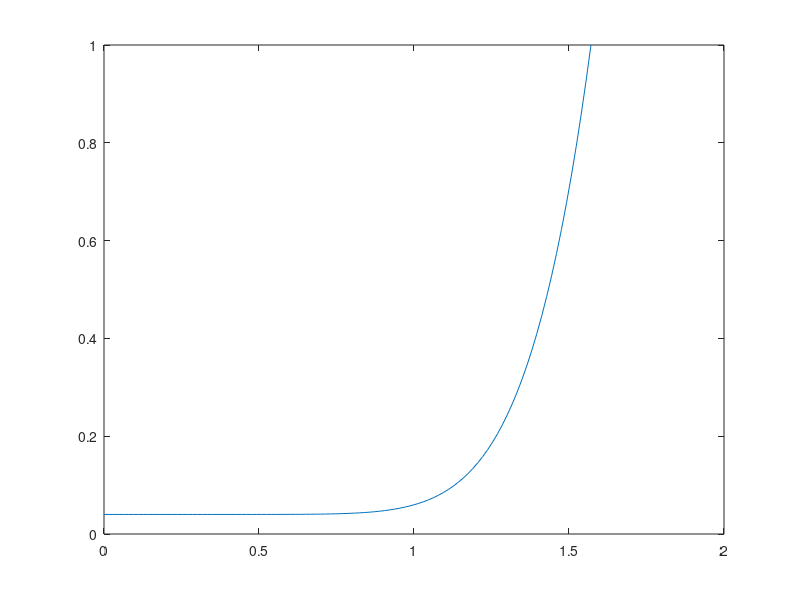

The MATLAB script that drew this image:
function [] = Shlick()
%UNTITLED Summary of this function goes here
%   Plots the curve for Schlick’s approximation of Fresnel 
%   reflectance for such a material using the reflectance value 
%   at normal incidence from 1st part as the R0 parameter.

r0 = 0.04; % Optained from Air2MatFresnel
incidenceAngles = linspace(0,pi/2,100);
approximations = schlickApprox(r0,incidenceAngles);

figure
plot(incidenceAngles,approximations)
ylim([0,1]);

end

function fresnelApprox = schlickApprox(r0,incidenceAngles)
    fresnelApprox = r0 + (1-r0) * (power(1-cos(incidenceAngles),5));
end